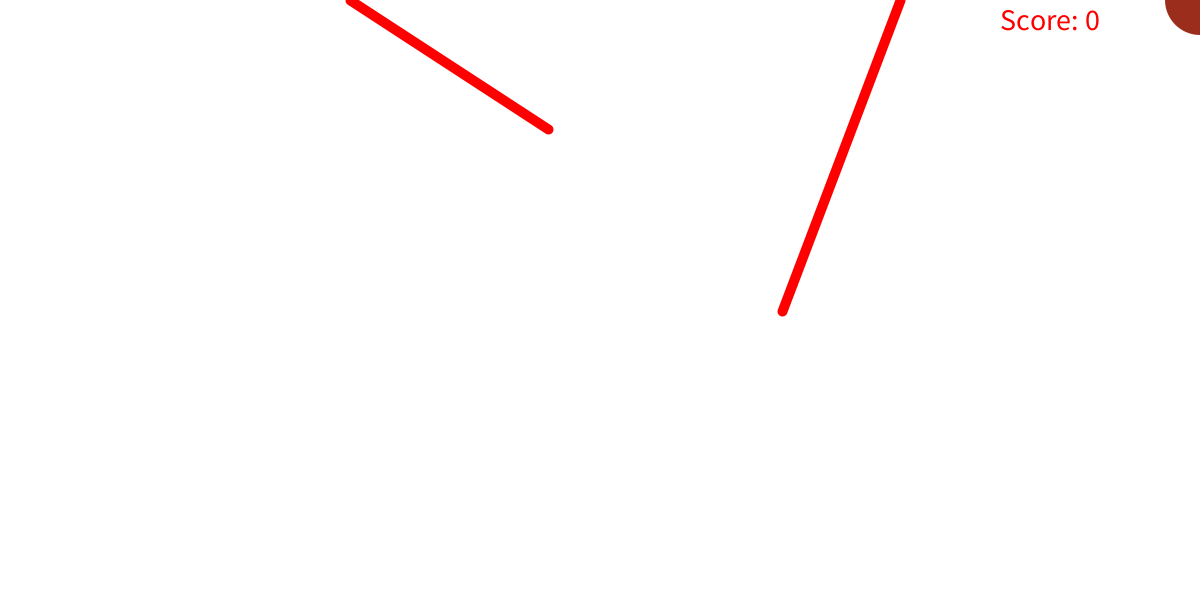
Frame 1 (no input)
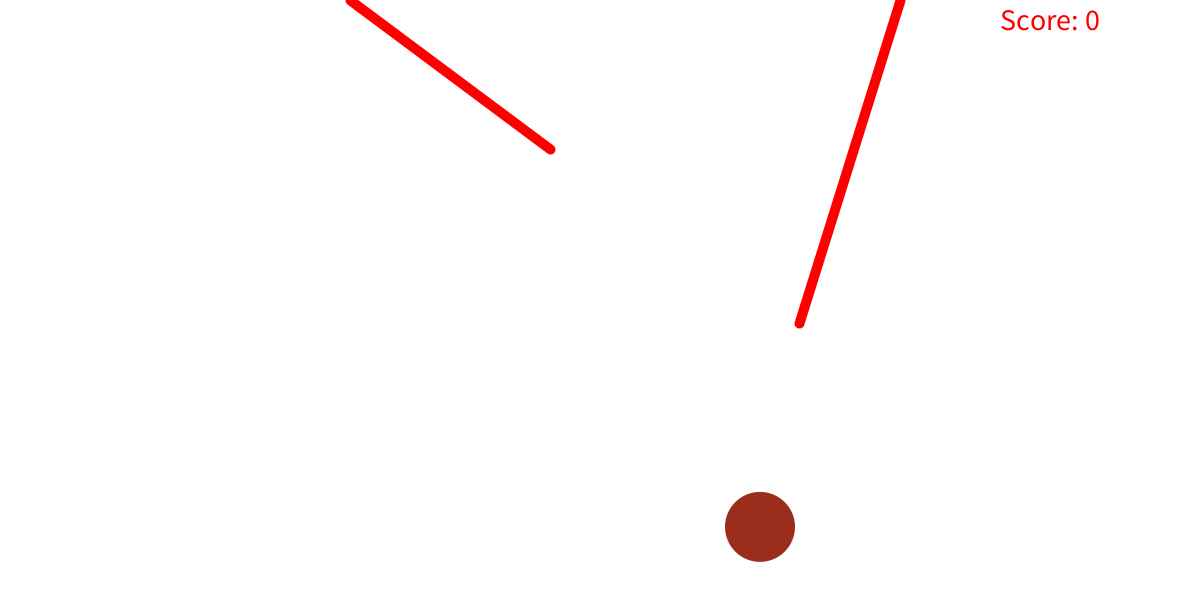
Frame 60 (the mouse pressed at the canvas centre just before this capture)
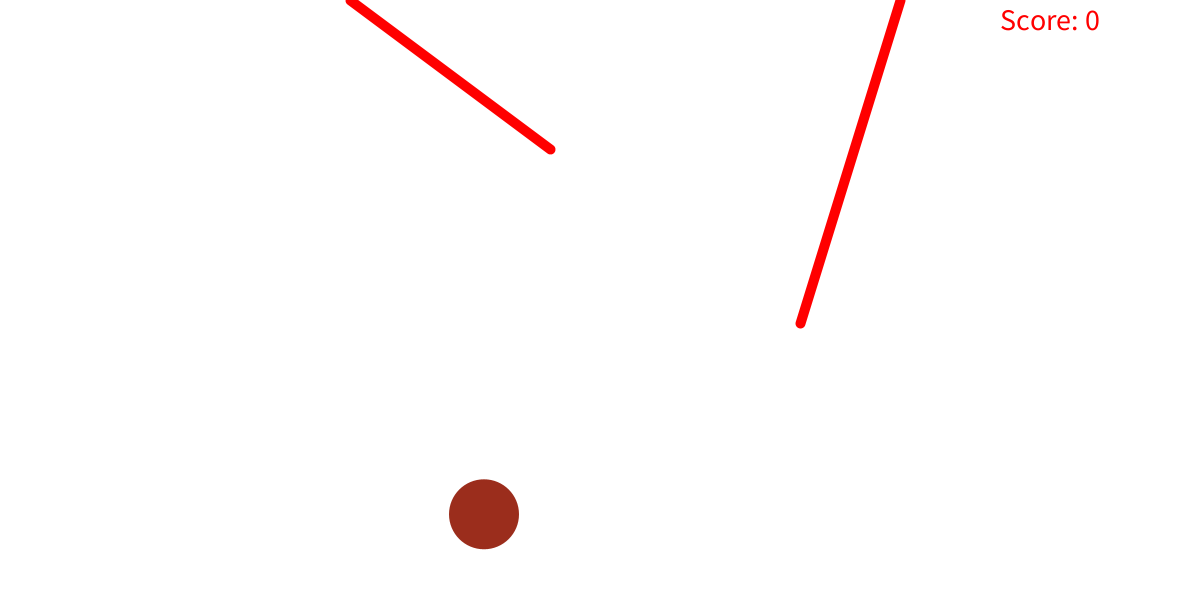
Frame 120 (the mouse held since frame 60 and released just before this capture)

The Processing sketch that drew these frames (run headless with seeded random() and noise(); from frame 60 on, the mouse is pressed at the canvas centre):

// Processing sketch: processing_164938
// ── processing_164938.pde

// Written by. Min-Woo, Choo
// 2014.10.01~08
// 630 Lines Code

// MATH&VISUAL ARTS - GAME
// I USED PHYSICS FORMULA & TRIGONOMETRIC FUNCTION

// g=9.8m/s^2, m=1kg h=1.2m(height=1200px)
// maximum J=11.76J(W[J]=mgh)
// VACUOUS=NO FRICTION(AIR)
float m=1, g=9.8, h=1.2;

float uX=0, tX1=300, tY1=0, tX2=300, tY2=300;
float tX3=900, tY3=0;
boolean click=false, hang1=false, hang2=false, shootball=false;
boolean basket=true;
int score=0;

float radius=200;
float curDeg=0;
float curDeg2=0;

int ballnum=0;
int i=0;
int j=0;
float cx1=1200,cy1=0,cx2=70,cy2=70,tmpcy1=0;

float sec1=1, sec2=1, sec3=1, sec4=1;
float jeg;

int cnt1=1, cnt2=1, cnt3=1, cnt4=1, clkcnt=1, tmpclkcnt=1;
int icnt=0;
String txtmessage="";

float rad,rad2,x1,x2,y1,y2;

void setup(){
  size(1200,600);
  frameRate(30);
}

void keyPressed(){
  if (key=='n'){
    ballnum=0;
    cx1=1200;
    cy1=0;
    cx2=70;
    cy2=70;
    sec1=1;
    sec2=1;
    sec3=1;
    sec4=1;
    i=0;
    j=0;
    cnt1=1;
    cnt2=1;
    hang1=false;
    hang2=false;
    shootball=false;
    basket=false;
    clkcnt=1;
    tmpclkcnt=clkcnt;
    txtmessage= "New Game!";
  }
  if (key=='N'){
    ballnum=0;
    cx1=1200;
    cy1=0;
    cx2=70;
    cy2=70;
    sec1=1;
    sec2=1;
    i=0;
    j=0;
    cnt1=1;
    cnt2=1;
    hang1=false;
    hang2=false;
    shootball=false;
    basket=false;
    clkcnt=1;
    tmpclkcnt=clkcnt;
    txtmessage= "New Game!";
  }
  
  if (i==8){
    if (key==32){
      i=9;
      tmpcy1=cy1;
      println("tmpcy1= "+tmpcy1);
      shootball=true;
    }
  }
  
  if (i==10){
    if (key==32){
      //shoot to the basket
    }
  }
}

void mouseClicked(){
  if (i<8){
    txtmessage= "Please Wait!";
    clkcnt=1;
    tmpclkcnt=clkcnt;
    println ("clicked!");
  }
}

void txtshow(){
  textSize(30);
  fill(255,0,0);
  text (txtmessage, width/2, height*2/3);
}

void mousePressed(){
  if (i==8){
    click=true;
    println(click);
    x1=mouseX-330;
    y1=mouseY-100;
    
    if (mouseX>=cx1-35 && mouseY>=cy1-35){
      if (mouseX<=cx1+35 && mouseY<=cy1+35){
        txtmessage="Yeah! Cool! Score +50";
        score+=50;
        clkcnt=1;
        tmpclkcnt=clkcnt;
        println("Score: "+score);
        hang1=true;
      }
    }
    
  }
}

void mouseReleased(){
  if (i==8){
    click=false;
    println(click);
  }
}

void followline(){
  stroke(255, 0, 0);
  strokeWeight(10);

  //translate(350,0);
  line(0,0,mouseX-350,mouseY);
  //translate(550,0);
  //line(0,0,x2,y2+150);
  
  println("followline");
}

void draw(){
  background(255);
  
  if (click==false){
    curDeg+=6;
    rad=-radians(curDeg);
    x1=radius*cos(rad);
    y1=radius*sin(rad);
  }
  
  curDeg2+=6;
  rad2=radians(curDeg2+120);
  x2=radius*cos(rad2);
  y2=radius*sin(rad2);
  
  //fall
  if (i==0){
    fall();
    if (cy1>=570){
      cy1=570;
      i=1;
      ballnum=1;
    }
  }
  
  if (i==1){
    bounce();
    println("OK if cy1>=570(draw)");
    println("i="+i);
    println("OK if i==1(draw)");
  }
  
  if (i==2){
    bounce();
  }
  
  if (i==3){
    bounce();
  }
  
  if (i==4){
    bounce();
  }
  
  if (i==5){
    bounce();
  }
  
  if (i==6){
    bounce();
  }
  
  if (i==7){
    bounce();
  }
  
  if (ballnum==1) show();
  txtshow();
  
  if (frameCount%30==0){
    clkcnt++;
  }
  
  if (clkcnt==3){
    txtmessage="";
  }
  textSize(30);
  fill(255,0,0);
  text ("Score: "+score, 1000, 30);
  
  println("i: "+i);
  
  //draw target line
  stroke(255, 0, 0);
  strokeWeight(10);
  
  //Line1
  translate(350,0);
  line(0,0,x1,y1+150);
  
  //Line2
  translate(550,0);
  line(0,0,x2,y2+150);
  
  if (hang1==true){
    cx1=x1+350;
    cy1=y1+150;
  }
  
  if (shootball==true){
    hang1=false;
    hang2=false;
    shoot();
  }
  
  if (hang2==true){
    cx1=x2+900;
    cy1=y2+150;
    println("hang2=true");
  }
  
  if (basket==true){
    stroke(0,197,255);
    strokeWeight(10);
    line(900,595,1100,595);
    line(900,395,900,595);
    line(1100,395,1100,595);
    println("basket=true");
  }
}

void fall(){
  colorMode(RGB);
  noStroke();
  fill(#9B2D1C);
  ellipse(cx1,cy1,cx2,cy2);
  cx1=cx1-10;
  cy1=cy1+0.5*9.8*sec1*sec1;
  
  if (frameCount%3==0){
    sec1=sec1+0.1;
  }
  if (cy1>=570){
    //cx1=cx1;
    cy1=570;
    //bounce();
  }
  if (ballnum==1){
    //sec=0;
  }
}

void show(){
  //colorMode(RGB);
  noStroke();
  fill(#9B2D1C);
  ellipse(cx1,cy1,cx2,cy2);
  println("OK show");
}

void bounce(){
  println("OK bounce");
  
  //CASE1 FIRST BOUNCE
  if (i==1){
      if (cnt1<=9){
        cy1+=3;
        cx2+=3;
        cy2-=3;
        show();
        println("OK first bounce if-1");
        println("cx2="+cx2+" cy2="+cy2);
        cnt1++;
      }
    //}
    if (cnt1>9){
      j=1;
      println("j="+j);
    }
    
    if (j==1){
      if (cnt2<=9){
        cy1-=3;
        cx2-=3;
        cy2+=3;
        show();
        println("OK first bounce if-2");
        println("cx2="+cx2+" cy2="+cy2);
        cnt2++;
      }
    if (cnt2>9){
      i++;
      j=0;
      cnt1=1;
      cnt2=1;
    }
    }
  }
  
  //CASE2 FIRST FLY TO THE SKY
  if (i==2){
    if (cy1>470){
      
      cx1-=5;
      cy1-=m*g*h-0.1*g*sec2*sec2;
      //mgh=0.5mv^2
      //1*9.8*(1.2-0.001cy1)=0.5*1*v^2
      println("OK FIRST FLY TO THE SKY-if1");
    }
    
    if (cy1<=470 && cy1>400){
        cx1-=5;
        cy1-=m*g*h-0.2*g*sec2*sec2;
        println("OK FIRST FLY TO THE SKY-if2");
    }
    
    if (cy1<=400){
      cx1-=5;
      cy1-=m*g*h-0.298*g*sec2*sec2;
      println("OK FIRST FLY TO THE SKY-if3");
    }
      
    if (frameCount%3==0){
      sec2=sec2+0.1;
    }
    if (cy1<=350){
      cy1=350;
      i++;
      sec1=1;
    }
  }
  
  //CASE3 SECOND FALL
  if (i==3){
      cx1-=5;
      cy1+=0.5*g*sec1*sec1;
      println("OK SECOND FALL");
      
      if (frameCount%3==0){
        sec1=sec1+0.1;
      }
      if (cy1>=570){
        cy1=570;
        i++;
        sec2=1;
      }
  }
  
  //CASE4 SECOND BOUNCE
  if (i==4){
    if (cnt1<=6){
        cy1+=3;
        cx2+=3;
        cy2-=3;
        show();
        println("OK second bounce if-1");
        println("cx2="+cx2+" cy2="+cy2);
        cnt1++;
      }
    if (cnt1>6){
      j=1;
      println("j="+j);
    }
    
    if (j==1){
      if (cnt2<=6){
        cy1-=3;
        cx2-=3;
        cy2+=3;
        show();
        println("OK second bounce if-2");
        println("cx2="+cx2+" cy2="+cy2);
        cnt2++;
      }
      if (cnt2>6){
        i++;
        cnt1=1;
        cnt2=1;
        sec1=1;
      }
    }
  }
  
  //CASE5 SECOND FLY TO THE SKY
  if (i==5){
    if (cy1>540){
      
      cx1-=3;
      cy1-=m*g*h-0.3*g*sec1*sec1;
      //mgh=0.5mv^2
      //1*9.8*(1.2-0.001cy1)=0.5*1*v^2
      //
      //show();
      println("OK FIRST FLY TO THE SKY-if1");
    }
    
    if (cy1<=540 && cy1>510){
        cx1-=3;
        cy1-=m*g*h-0.4*g*sec1*sec1;
        println("OK FIRST FLY TO THE SKY-if2");
    }
    
    if (cy1<=510){
      cx1-=3;
      cy1-=m*g*h-0.5*g*sec1*sec1;
      println("OK FIRST FLY TO THE SKY-if3");
    }
      
    if (frameCount%3==0){
      sec1=sec1+0.1;
    }
    if (cy1<=480){
      cy1=480;
      i++;
      j=0;
    }
  }
  
  //CASE6 THIRD FALL
  if (i==6){
      cx1-=3;
      cy1+=0.3*g*sec2*sec2;
      println("OK THRID FALL");
      
      if (frameCount%3==0){
        sec2=sec2+0.1;
      }
      if (cy1>=570){
        cy1=570;
        i++;
        sec1=1;
      }
  }
  
  //CASE7 THIRD BOUNCE
  if (i==7){
    if (cnt1<=4){
        cy1+=2;
        cx2+=2;
        cy2-=2;
        show();
        println("OK third bounce if-1");
        println("cx2="+cx2+" cy2="+cy2);
        cnt1++;
      }
    if (cnt1>4){
      j=1;
      println("j="+j);
    }
    
    if (j==1){
      if (cnt2<=4){
        cy1-=2;
        cx2-=2;
        cy2+=2;
        show();
        println("OK third bounce if-2");
        println("cx2="+cx2+" cy2="+cy2);
        cnt2++;
      }
      if (cnt2>4){
        i++;
        cnt1=1;
        cnt2=1;
        sec2=1;
        j=0;
      }
    }
  }
  
}

void shoot(){
  //FLY TO THE SKY
  if (i==9){
    if (j==0){
    if (cy1>tmpcy1-50){
      cx1+=10;
      cy1-=m*g*h-0.1*g*sec1*sec1;
      //mgh=0.5mv^2
      //1*9.8*(1.2-0.001cy1)=0.5*1*v^2
      //
      //show();
      println("OK Shoot-FLY TO THE SKY-if1");
    }
    
    if (cy1<=tmpcy1-50 && cy1>tmpcy1-80){
      cx1+=10;
      cy1-=m*g*h-0.2*g*sec1*sec1;
      println("OK Shoot-FLY TO THE SKY-if2");
    }
    
    if (cy1<=tmpcy1-80 && cy1>tmpcy1-100){
      cx1+=10;
      cy1-=m*g*h-0.3*g*sec1*sec1;
      println("OK Shoot-FLY TO THE SKY-if3");
    }
    
    if (cy1<=tmpcy1-100){
      cy1=tmpcy1-100;
      println("OK Shoot-Top of the sky");
    //i++;
      j=1;
    }
      
    if (frameCount%3==0){
      sec1=sec1+0.1;
    }
    }
  
  //FALL1
  if (j==1){
      cx1+=10;
      cy1+=0.5*g*sec2*sec2;
      println("OK Shoot-FALL1");
      
      if (frameCount%3==0){
        sec2=sec2+0.1;
      }
      
      if (cx1>=x2+820 && cy1>=y2+70){
        if (cx1<=x2+980 && cy1<=y2+230){
          shootball=false;
          basket=true;
          hang2=true;
          score+=100;
          i=10;
          sec1=1;
          sec2=0;
          j=0;
          println("OK Shoot-Catch");
          clkcnt=1;
          tmpclkcnt=clkcnt;
          txtmessage= "Excellent! Score +100";
        }
      }
      
      //if (hang2=false){
        if (cy1>=570){
          shootball=false;
          basket=false;
          cy1=570;
          i=8;
          sec1=1;
          j=0;
        }
      //}
  }
  
  //FALL
  if (i==11){
      cx1-=10;
      cy1+=0.5*g*sec2*sec2;
      println("OK Shoot-FALL1");
      
      if (frameCount%3==0){
        sec1=sec1+0.1;
      }

      println("OK Shoot2");
      clkcnt=1;
      tmpclkcnt=clkcnt;
      txtmessage= "You Win! Score +100";
      }
      
      //if (hang2=false){
        if (cy1>=570){
          shootball=false;
          basket=false;
          cy1=570;
          i=8;
          sec1=1;
          j=0;
        }
      //}
    }
  
  //Include code: if(meet spin line), if(not meet spin line)
    
  //if(not meet spin line)
  //if (cy1<=480){
    //cy1=480;
    //i++;
    //j=0;
  //}
    
  //bounce();
  //insert new code -bounce (if start point: hang1)
  //i=7; //call third bounce (if start point: ground)
}

void timer(){
  if (frameCount%30==0){
    //sec++;
  }
}
